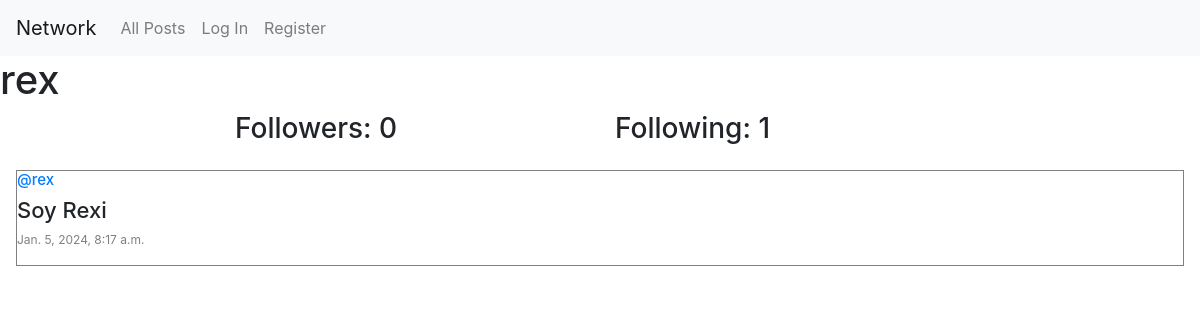
The page /profile/3 on the database its author committed.
### network/models.py (models this page shows, shortened)
class User(AbstractUser):
    pass

class Post(models.Model):
    content = models.CharField(max_length=140)
    user = models.ForeignKey(User, on_delete=models.CASCADE, related_name="author")
    date = models.DateTimeField(auto_now_add=True)

### network/views.py (the view)
# urls.py: path("profile/<int:user_id>", views.profile, name="profile"),
def profile(request, user_id):
    user = User.objects.get(pk=user_id)
    all_posts = Post.objects.filter(user=user).order_by("id").reverse()
    username = user.username
    following = Follow.objects.filter(user=user)
    followers = Follow.objects.filter(user_follower=user)
    try:
        check_follow = followers.filter(user=User.objects.get(pk=request.user.id))
        if len(check_follow) != 0:
            is_following = True
        else:
            is_following = False
    except:
        is_following = False
    paginator = Paginator(all_posts, 10)
    page_number = request.GET.get("page")
    posts_on_page = paginator.get_page(page_number)
    return render(
        request,
        "network/profile.html",
        {
            "all_posts": all_posts,
            "posts_on_page": posts_on_page,
            "username": username,
            "following": following,
            "followers": followers,
            "is_following": is_following,
            "user_profile": user,
        },
    )

### network/templates/network/profile.html (shortened to what this page needs)
{% extends "network/layout.html" %}
{% block body %}
    <h1>{{ username }}</h1>
        <div class="container">
            <div class="row d-flex justify-content-center">
                <h3 class="col-4">Followers: {{ followers.count }} </h3>
                <h3 class="col-4">Following: {{ following.count }} </h3>
            </div>
        </div>
        <div>
        {% for post in posts_on_page %}
            <div style="border: solid .1px gray; margin: 1em;" >
                <h5 style="font-size: 15px;"><a href="{% url 'profile' user_id=post.user.id %}">@{{ post.user }}</a></h5>
                <h6 style="font-size: 22px;">{{ post.content }}</h6>
                <p style="color: gray; font-size: 12px;">{{ post.date }}</p>
            </div>
        {% endfor %}
        </div>
{% endblock %}

### rows shown on the page
User: username "rex"
Post: user "rex", content "Soy Rexi", date "Jan. 5, 2024, 8:17 a.m."

### other values the page prints
{{ followers.count }} "0"
{{ following.count }} "1"
